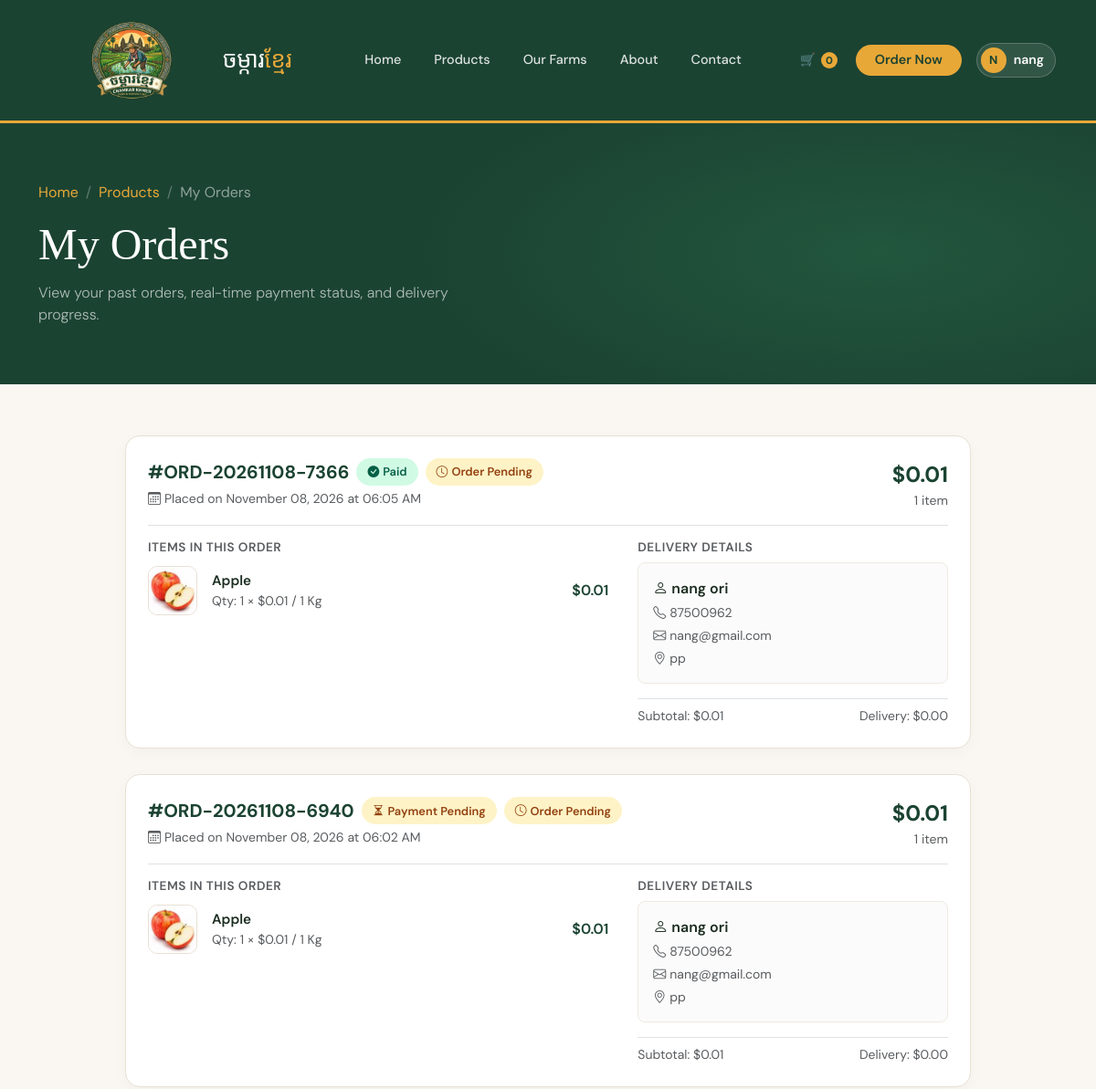
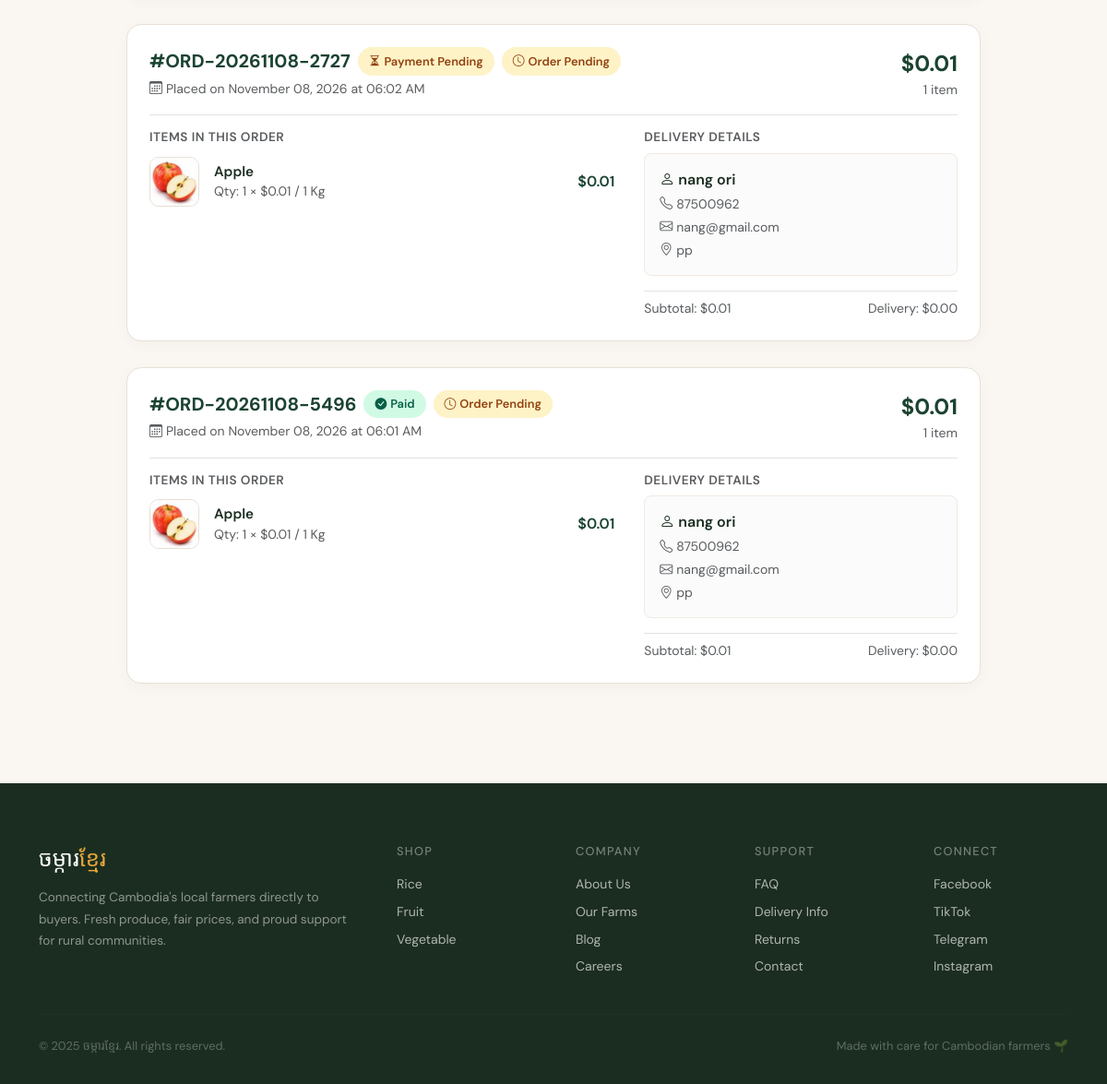
/my-orders (signed in), run on the app's committed database (2 pictures, top to bottom).
### models/order.py (models this page shows, shortened)
class Order(db.Model):
    __tablename__ = 'orders'
    id = db.Column(db.Integer, primary_key=True)
    order_number = db.Column(db.String(50), unique=True, nullable=False, index=True)
    customer_name = db.Column(db.String(120), nullable=False)
    phone = db.Column(db.String(50), nullable=False)
    email = db.Column(db.String(120), nullable=True)
    address = db.Column(db.Text, nullable=False)
    customer_id = db.Column(db.Integer, nullable=True)
    subtotal = db.Column(db.Float, default=0.0, nullable=False)
    delivery = db.Column(db.Float, default=0.0, nullable=False)
    total = db.Column(db.Float, default=0.0, nullable=False)
    payment_status = db.Column(db.String(50), default="Pending", nullable=False)
    status = db.Column(db.String(50), default="Pending", nullable=False)
    md5 = db.Column(db.String(64), nullable=True)
    qr_data = db.Column(db.Text, nullable=True)
    qr_image = db.Column(db.Text, nullable=True)
    created_at = db.Column(db.DateTime, default=datetime.utcnow, nullable=False)
    updated_at = db.Column(db.DateTime, default=datetime.utcnow, onupdate=datetime.utcnow, nullable=False)
    items = db.relationship('OrderItem', backref='order', cascade='all, delete-orphan', lazy=True)
    @property
    def item_count(self):
        return sum(item.quantity for item in self.items)

class OrderItem(db.Model):
    __tablename__ = 'order_items'
    id = db.Column(db.Integer, primary_key=True)
    order_id = db.Column(db.Integer, db.ForeignKey('orders.id'), nullable=False)
    product_id = db.Column(db.Integer, nullable=True)
    product_name = db.Column(db.String(120), nullable=False)
    product_image = db.Column(db.String(255), nullable=True)
    unit = db.Column(db.String(50), nullable=True, default="1 kg")
    price = db.Column(db.Float, default=0.0, nullable=False)
    quantity = db.Column(db.Integer, default=1, nullable=False)
    line_total = db.Column(db.Float, default=0.0, nullable=False)

### models/category.py (models this page shows, shortened)
class Category(db.Model):
    __tablename__ = 'category'
    id = db.Column(db.Integer, primary_key=True)
    name = db.Column(db.String(100), nullable=False, unique=True)
    description = db.Column(db.Text, nullable=True)
    image = db.Column(db.String(255), nullable=True)
    _product_count = db.Column('product_count', db.Integer, default=0, nullable=True)
    @property
    def product_count(self):
        try:
            from models.product import Product
            cat_name = (self.name or '').strip().lower()
            count = Product.query.filter(
                (Product.category_id == self.id) |
                (db.func.lower(Product.category) == cat_name) |
                (Product.category.ilike(f"%{cat_name}%"))
            ).count()
            return count
        except Exception:
            return self._product_count or 0

### front/checkout.py (the view)
@front_bp.get('/my-orders')
def my_orders():
    module = 'my_orders'
    order_ids = session.get('my_order_ids', [])
    customer_id = session.get('customer_id') or session.get('user_id')
    orders = []
    if order_ids or customer_id:
        query = Order.query
        filters = []
        if order_ids:
            filters.append(Order.id.in_(order_ids))
        if customer_id:
            filters.append(Order.customer_id == customer_id)
        orders = query.filter(db.or_(*filters)).order_by(Order.created_at.desc()).all()
    highlight_id = request.args.get('order_id', type=int)
    return render_template(
        'front/my_orders.html',
        orders=orders,
        highlight_id=highlight_id,
        module=module
    )

### app.py (called while the page is built)
@app.context_processor
def inject_defaults():
    try:
        cart_cookie = request.cookies.get('cart_list')
        cart_list = json.loads(cart_cookie) if cart_cookie else []
    except Exception:
        cart_list = []
    try:
        from models.category import Category
        categories = Category.query.order_by(Category.id.asc()).all()
    except Exception:
        categories = []
    try:
        from models.order import Order
        pending_order_count = Order.query.filter(
            db.func.lower(Order.status) == 'pending'
        ).count()
    except Exception:
        pending_order_count = 0
    return dict(cart_list=cart_list, categories=categories, pending_order_count=pending_order_count)

### front/cart.py (called while the page is built)
@front_bp.context_processor
def navbar():
    cart_list = request.cookies.get('cart_list')
    cart_list = json.loads(cart_list) if cart_list else []
    return dict(cart_list= cart_list)

### templates/front/my_orders.html (shortened to what this page needs)
<!DOCTYPE html>
<html lang="en">
<head>
  <link href="https://cdn.jsdelivr.net/npm/bootstrap@5.3.3/dist/css/bootstrap.min.css" rel="stylesheet" />
  <link rel="stylesheet" href="https://cdn.jsdelivr.net/npm/bootstrap-icons@1.11.3/font/bootstrap-icons.css">
  <link href="/static/style/product.css" rel="stylesheet" />
</head>
<body>
  {% include '/front/share/navbar.html' %}
  <div class="page-hero">
    <div class="container position-relative">
      <nav aria-label="breadcrumb" class="mb-3">
        <ol class="breadcrumb mb-0" style="background:none;padding:0;">
          <li class="breadcrumb-item"><a href="{{ url_for('front_bp.homepage') }}">Home</a></li>
          <li class="breadcrumb-item"><a href="{{ url_for('front_bp.product') }}">Products</a></li>
          <li class="breadcrumb-item active">My Orders</li>
        </ol>
      </nav>
      <h1 style="font-family: 'Playfair Display', serif;">My Orders</h1>
      <p>View your past orders, real-time payment status, and delivery progress.</p>
    </div>
  </div>
  <section style="padding: 3.5rem 0 5rem;">
    <div class="container">
      {% if orders and orders|length > 0 %}
        <div class="row">
          <div class="col-lg-10 mx-auto">
            {% for order in orders %}
            <div class="order-card {{ 'highlight' if highlight_id and (order.id == highlight_id or order.order_number == highlight_id|string) }}">
              <div class="d-flex justify-content-between align-items-start flex-wrap gap-2 border-bottom pb-3 mb-3">
                <div>
                  <div class="d-flex align-items-center gap-2 mb-1">
                    <span class="fw-bold fs-5" style="color: var(--green-deep);">#{{ order.order_number }}</span>
                    {% if order.payment_status|lower == 'paid' %}
                      <span class="badge-paid"><i class="bi bi-check-circle-fill me-1"></i>Paid</span>
                    {% else %}
                      <span class="badge-pending"><i class="bi bi-hourglass-split me-1"></i>Payment Pending</span>
                    {% endif %}
                    {% if order.status|lower == 'confirmed' %}
                      <span class="badge-confirmed"><i class="bi bi-shield-check me-1"></i>Confirmed</span>
                    {% elif order.status|lower == 'delivered' %}
                      <span class="badge-delivered"><i class="bi bi-box2-heart-fill me-1"></i>Delivered</span>
                    {% elif order.status|lower == 'cancelled' %}
                      <span class="badge-cancelled"><i class="bi bi-x-circle-fill me-1"></i>Cancelled</span>
                    {% else %}
                      <span class="badge-pending"><i class="bi bi-clock me-1"></i>Order Pending</span>
                    {% endif %}
                  </div>
                  <div class="text-muted small">
                    <i class="bi bi-calendar3 me-1"></i>Placed on {{ order.created_at.strftime('%B %d, %Y at %I:%M %p') if order.created_at else 'Recent' }}
                  </div>
                </div>
                <div class="text-end">
                  <div class="fs-4 fw-bold" style="color: var(--green-deep);">${{ '%.2f'|format(order.total) }}</div>
                  <div class="text-muted small">{{ order.item_count }} item{{ 's' if order.item_count != 1 }}</div>
                </div>
              </div>
              <div class="row g-3">
                <div class="col-md-7">
                  <h6 class="fw-semibold text-muted mb-2" style="font-size: 0.85rem; text-transform: uppercase; letter-spacing: 0.5px;">Items in this order</h6>
                  <div class="d-flex flex-column gap-2">
                    {% for item in order.items %}
                    <div class="d-flex align-items-center gap-3 py-1">
                      <img src="{{ item.product_image or '/static/images/bread.jpg' }}" alt="{{ item.product_name }}" class="item-thumb" onerror="this.src='/static/images/bread.jpg';">
                      <div class="flex-grow-1">
                        <div class="fw-semibold" style="font-size: 0.95rem;">{{ item.product_name }}</div>
                        <div class="text-muted small">Qty: {{ item.quantity }} × ${{ '%.2f'|format(item.price) }} / {{ item.unit }}</div>
                      </div>
                      <div class="fw-semibold text-end" style="color: var(--green-deep);">${{ '%.2f'|format(item.line_total) }}</div>
                    </div>
                    {% endfor %}
                  </div>
                </div>
                <div class="col-md-5 border-start-md ps-md-4">
                  <h6 class="fw-semibold text-muted mb-2" style="font-size: 0.85rem; text-transform: uppercase; letter-spacing: 0.5px;">Delivery Details</h6>
                  <div class="p-3 rounded-3" style="background: #fbfbfb; border: 1px solid #f0eae1;">
                    <div class="fw-semibold mb-1"><i class="bi bi-person me-1"></i>{{ order.customer_name }}</div>
                    <div class="text-muted small mb-1"><i class="bi bi-telephone me-1"></i>{{ order.phone }}</div>
                    {% if order.email %}
                    <div class="text-muted small mb-1"><i class="bi bi-envelope me-1"></i>{{ order.email }}</div>
                    {% endif %}
                    <div class="text-muted small"><i class="bi bi-geo-alt me-1"></i>{{ order.address }}</div>
                  </div>
                  <div class="mt-3 pt-2 border-top d-flex justify-content-between small text-muted">
                    <span>Subtotal: ${{ '%.2f'|format(order.subtotal) }}</span>
                    <span>Delivery: ${{ '%.2f'|format(order.delivery) }}</span>
                  </div>
                </div>
              </div>
            </div>
            {% endfor %}
          </div>
        </div>
      {% endif %}
    </div>
  </section>
  {% include '/front/share/footer.html' %}
</body>
</html>

### templates/front/share/footer.html
<footer style="padding:4rem 0 2rem;">
  <div class="container">
    <div class="row g-5">
      <div class="col-lg-4"><div class="footer-brand">ចម្ការ<span>ខ្មែរ</span></div><p class="footer-desc">Connecting Cambodia's local farmers directly to buyers. Fresh produce, fair prices, and proud support for rural communities.</p></div>
      <div class="col-6 col-lg-2">
          <div class="footer-heading">Shop</div>
          {% for cat in categories %}
          <a class="footer-link" href="{{ url_for('front_bp.product', category=cat.name) }}">{{ cat.name }}</a>
          {% endfor %}
      </div>
      <div class="col-6 col-lg-2">
          <div class="footer-heading">Company</div>
          <a class="footer-link" href="{{ url_for('front_bp.about') }}">About Us</a>
          <a class="footer-link" href="{{ url_for('front_bp.our_farm_page') }}">Our Farms</a>
          <a class="footer-link" href="#">Blog</a>
          <a class="footer-link" href="#">Careers</a>
      </div>
      <div class="col-6 col-lg-2"><div class="footer-heading">Support</div>
          <a class="footer-link" href="#">FAQ</a>
          <a class="footer-link" href="#">Delivery Info</a>
          <a class="footer-link" href="#">Returns</a>
          <a class="footer-link" href="{{ url_for('front_bp.contact') }}">Contact</a>
      </div>
      <div class="col-6 col-lg-2"><div class="footer-heading">Connect</div>
          <a class="footer-link" href="#">Facebook</a>
          <a class="footer-link" href="#">TikTok</a>
          <a class="footer-link" href="#">Telegram</a>
          <a class="footer-link" href="#">Instagram</a>
      </div>
    </div>
    <hr class="footer-divider">
    <div class="d-flex flex-column flex-md-row justify-content-between gap-2">
      <p class="footer-bottom mb-0">© 2025 ចម្ការខ្មែរ. All rights reserved.</p>
      <p class="footer-bottom mb-0">Made with care for Cambodian farmers 🌱</p>
    </div>
  </div>
</footer>

### static/style/product.css (style rules this page uses)
:root { --green-deep: #1a4d2e; --green-mid: #2d7a4f; --green-bright: #3ea36b; --green-light: #c8edda; --green-pale: #f0faf4; --gold: #e8a838; --cream: #fdfaf5; --text-dark: #1c2b1e; --text-mid: #3d5242; --text-light: #7a9980; }
* { box-sizing: border-box; margin: 0; padding: 0; }
body { font-family: 'DM Sans', sans-serif; background: var(--cream); color: var(--text-dark); overflow-x: hidden; }
h1,h2,h3,h4,.display-font { font-family: 'Playfair Display', serif; }
footer { background: var(--text-dark); color: rgba(255,255,255,0.75); }
.footer-brand { font-family: 'Playfair Display', serif; font-size: 1.5rem; color: #fff; }
.footer-brand span { color: var(--gold); }
.footer-desc { font-size: 0.85rem; line-height: 1.75; color: rgba(255,255,255,0.5); margin-top: 0.75rem; }
.footer-heading { font-size: 0.8rem; font-weight: 500; letter-spacing: 0.1em; text-transform: uppercase; color: rgba(255,255,255,0.4); margin-bottom: 1rem; }
.footer-link { display: block; font-size: 0.875rem; color: rgba(255,255,255,0.65); text-decoration: none; margin-bottom: 0.55rem; transition: color 0.2s; }
.footer-divider { border-color: rgba(255,255,255,0.08); margin: 2rem 0 1.5rem; }
.footer-bottom { font-size: 0.8rem; color: rgba(255,255,255,0.3); }
.page-hero { background: var(--green-deep); padding: 4rem 0 3rem; position: relative; overflow: hidden; }
.page-hero::before { content: ''; position: absolute; inset: 0; background: radial-gradient(ellipse 60% 100% at 80% 50%, rgba(62,163,107,0.2) 0%, transparent 70%); }
.page-hero h1 { color: #fff; font-size: clamp(2rem,4vw,3rem); margin-bottom: 0.75rem; }
.page-hero p { color: rgba(255,255,255,0.65); font-size: 1rem; font-weight: 300; max-width: 500px; }
.breadcrumb-item a { color: var(--gold); text-decoration: none; }
.breadcrumb-item.active { color: rgba(255,255,255,0.5); }
.breadcrumb-item+.breadcrumb-item::before { color: rgba(255,255,255,0.3); }

### templates/front/my_orders.html (style rules this page uses)
:root { --green-deep: #1b4332; --green-mid: #2d6a4f; --green-bright: #40916c; --green-light: #d8f3dc; --cream: #faf7f2; --text-dark: #1b2d20; --text-light: #6b7c70; }
body { background-color: var(--cream); font-family: 'DM Sans', sans-serif; color: var(--text-dark); }
.order-card { background: #ffffff; border: 1px solid #e8e0d4; border-radius: 16px; padding: 1.5rem; margin-bottom: 1.75rem; box-shadow: 0 4px 16px rgba(0, 0, 0, 0.03); transition: transform 0.2s ease, box-shadow 0.2s ease; }
.badge-paid { background-color: #d1fae5; color: #065f46; font-weight: 600; padding: 0.35rem 0.75rem; border-radius: 50px; font-size: 0.8rem; }
.badge-pending { background-color: #fef3c7; color: #92400e; font-weight: 600; padding: 0.35rem 0.75rem; border-radius: 50px; font-size: 0.8rem; }
.item-thumb { width: 54px; height: 54px; border-radius: 10px; object-fit: cover; border: 1px solid #e8e0d4; }

### data on the page
Order: order_number "ORD-20261108-7366", payment_status "Paid" (drawn), status "Order Pending", created_at "November 08, 2026 at 06:05 AM", total "0.01", item_count "1", customer_name "nang ori", phone "87500962", email "nang@gmail.com", address "pp", subtotal "0.01", delivery "0.00"
OrderItem: product_image (picture), product_name "Apple", quantity "1", price "0.01", unit "1 Kg", line_total "0.01"
Order: order_number "ORD-20261108-6940", payment_status "Pending" (drawn), status "Order Pending", created_at "November 08, 2026 at 06:02 AM", total "0.01", item_count "1", customer_name "nang ori", phone "87500962", email "nang@gmail.com", address "pp", subtotal "0.01", delivery "0.00"
OrderItem: product_image (picture), product_name "Apple", quantity "1", price "0.01", unit "1 Kg", line_total "0.01"
Order: order_number "ORD-20261108-2727", payment_status "Pending" (drawn), status "Order Pending", created_at "November 08, 2026 at 06:02 AM", total "0.01", item_count "1", customer_name "nang ori", phone "87500962", email "nang@gmail.com", address "pp", subtotal "0.01", delivery "0.00"
OrderItem: product_image (picture), product_name "Apple", quantity "1", price "0.01", unit "1 Kg", line_total "0.01"
Order: order_number "ORD-20261108-5496", payment_status "Paid" (drawn), status "Order Pending", created_at "November 08, 2026 at 06:01 AM", total "0.01", item_count "1", customer_name "nang ori", phone "87500962", email "nang@gmail.com", address "pp", subtotal "0.01", delivery "0.00"
OrderItem: product_image (picture), product_name "Apple", quantity "1", price "0.01", unit "1 Kg", line_total "0.01"
Category: name "Rice"
Category: name "Fruit"
Category: name "Vegetable"

### other printed values
{{ cart_list | sum(attribute='qty') }} "0"
{{ session.get('customer_name', 'U')[0]|upper }} "N"
{{ session.get('customer_name', 'User') }} "nang"
